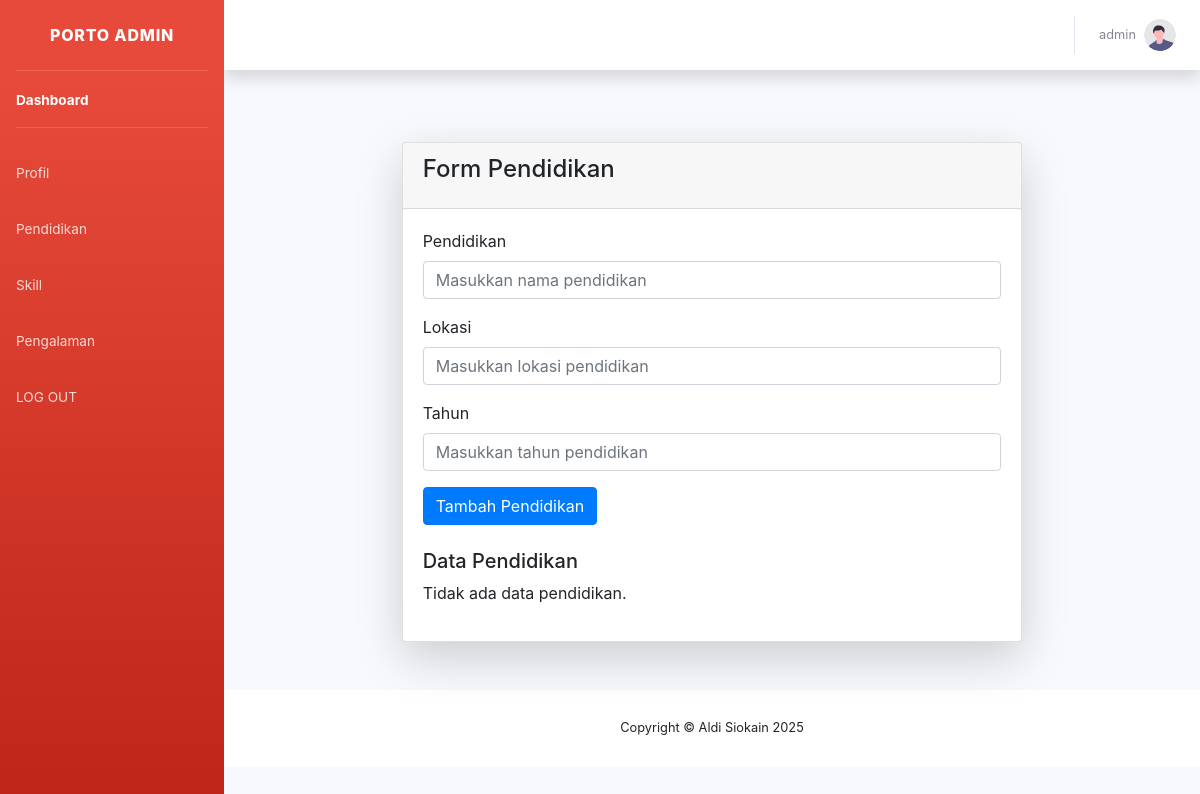
The app's page /pendidikan.php (signed in), older data.
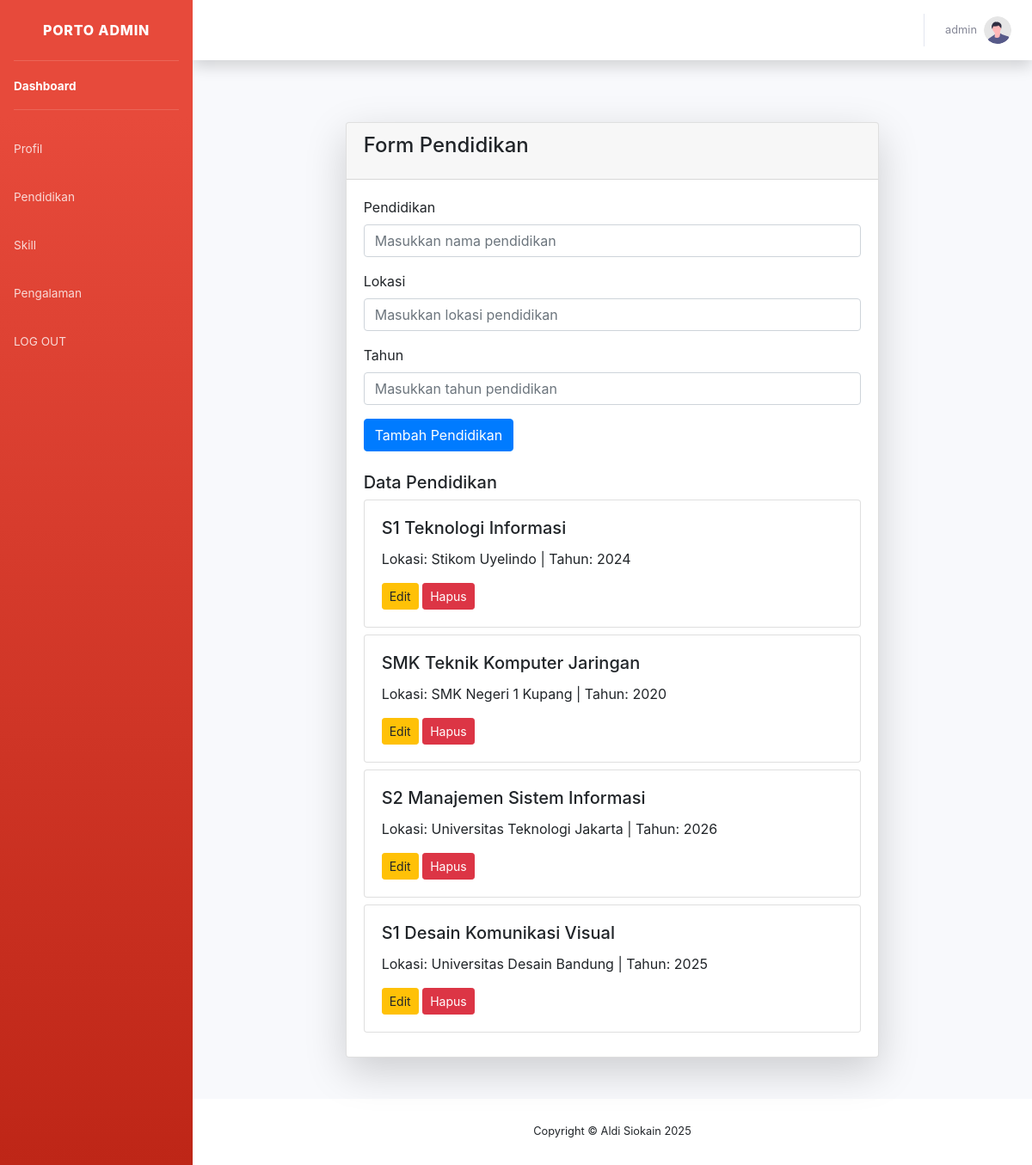
The same page, newer data.
### tables this page shows
CREATE TABLE `user` (
  `id` int(10) NOT NULL,
  `username` varchar(15) NOT NULL,
  `password` varchar(15) NOT NULL
);

CREATE TABLE `pendidikan` (
  `id` int(11) NOT NULL,
  `pendidikan` varchar(50) NOT NULL,
  `lokasi` varchar(50) NOT NULL,
  `tahun` varchar(25) NOT NULL
);

### pendidikan.php (the view, shortened to what this page needs)
<?php
require './partials/header.php';
$sql = "SELECT * FROM pendidikan";
$result = $conn->query($sql);
$pendidikanList = [];
if ($result->num_rows > 0) {
    while ($row = $result->fetch_assoc()) {
        $pendidikanList[] = $row;
    }
}
?>
<!DOCTYPE html>
<html lang="en">
<head>
    <link href="https://stackpath.bootstrapcdn.com/bootstrap/4.5.0/css/bootstrap.min.css" rel="stylesheet">
</head>
<body>
    <div class="container">
        <div class="row justify-content-center">
            <div class="col-lg-8">
                <div class="card shadow-lg my-5">
                    <div class="card-header">
                        <h4 class="card-title">Form Pendidikan</h4>
                    </div>
                    <div class="card-body">
                        <form action="./controllers/pendidikanController.php?action=add" method="POST">
                            <div class="form-group">
                                <label for="education">Pendidikan</label>
                                <input type="text" class="form-control" id="education" name="pendidikan" placeholder="Masukkan nama pendidikan" required>
                            </div>
                            <div class="form-group">
                                <label for="location">Lokasi</label>
                                <input type="text" class="form-control" id="location" name="lokasi" placeholder="Masukkan lokasi pendidikan" required>
                            </div>
                            <div class="form-group">
                                <label for="year">Tahun</label>
                                <input type="text" class="form-control" id="year" name="tahun" placeholder="Masukkan tahun pendidikan" required>
                            </div>
                            <button type="submit" name="submit" class="btn btn-primary">Tambah Pendidikan</button>
                        </form>
                        <div class="mt-4">
                            <h5>Data Pendidikan</h5>
                            <?php if (!empty($pendidikanList)): ?>
                                <?php foreach ($pendidikanList as $pendidikan): ?>
                                    <div class="card mb-2">
                                        <div class="card-body">
                                            <h5 class="card-title"><?= htmlspecialchars($pendidikan['pendidikan']); ?></h5>
                                            <p class="card-text">Lokasi: <?= htmlspecialchars($pendidikan['lokasi']); ?> | Tahun: <?= htmlspecialchars($pendidikan['tahun']); ?></p>
                                            <button class="btn btn-warning btn-sm" data-toggle="modal" data-target="#editModal" data-id="<?= $pendidikan['id']; ?>" data-education="<?= htmlspecialchars($pendidikan['pendidikan']); ?>" data-location="<?= htmlspecialchars($pendidikan['lokasi']); ?>" data-year="<?= htmlspecialchars($pendidikan['tahun']); ?>">Edit</button>
                                            <a href="./controllers/pendidikanController.php?action=delete&id=<?= $pendidikan['id']; ?>" class="btn btn-danger btn-sm">Hapus</a>
                                        </div>
                                    </div>
                                <?php endforeach; ?>
                            <?php else: ?>
                                <p>Tidak ada data pendidikan.</p>
                            <?php endif; ?>
                        </div>
                    </div>
                </div>
            </div>
        </div>
    </div>
</body>
</html>
<?php require './partials/footer.php'; ?>

### partials/header.php (shortened to what this page needs)
<?php
$conn = OpenCon();
if (isset($_SESSION['user-id'])) {
    $id = $_SESSION['user-id'];
    $query = "SELECT * FROM user WHERE id = '$id'";
    $result = $conn->query($query);
    $user = mysqli_fetch_assoc($result);
} else {
    header('Location: login.php');
    exit;
}
?>
<!DOCTYPE html>
<html lang="en">
<head>
    <link href="vendor/fontawesome-free/css/all.min.css" rel="stylesheet" type="text/css">
    <link href="css/sb-admin-2.min.css" rel="stylesheet">
</head>
<body id="page-top">
    <div id="wrapper">
        <ul class="navbar-nav bg-gradient-danger sidebar sidebar-dark accordion" id="accordionSidebar">
            <a class="sidebar-brand d-flex align-items-center justify-content-center" href="dashboard.php">
                <div class="sidebar-brand-text mx-3">Porto Admin</div>
            </a>
            <hr class="sidebar-divider my-0">
            <li class="nav-item active">
                <a class="nav-link" href="dashboard.php">
                    <span>Dashboard</span></a>
            </li>
            <hr class="sidebar-divider">
            <li class="nav-item">
                <a class="nav-link collapsed" href="profil.php" aria-expanded="true" aria-controls="collapseTwo">
                    <span>Profil</span>
                </a>
            </li>
            <li class="nav-item">
                <a class="nav-link collapsed" href="pendidikan.php" aria-expanded="true" aria-controls="collapseTwo">
                    <span>Pendidikan</span>
                </a>
            </li>
            <li class="nav-item">
                <a class="nav-link collapsed" href="skill.php" aria-expanded="true" aria-controls="collapseTwo">
                    <span>Skill</span>
                </a>
            </li>
            <li class="nav-item">
                <a class="nav-link collapsed" href="pengalaman.php" aria-expanded="true" aria-controls="collapseTwo">
                    <span>Pengalaman</span>
                </a>
            </li>
            <li class="nav-item">
                <a class="nav-link collapsed" href="pengalaman.php" aria-expanded="true" aria-controls="collapseTwo">
                    <span>LOG OUT</span>
                </a>
            </li>
        </ul>
        <div id="content-wrapper" class="d-flex flex-column">
            <div id="content">
                <nav class="navbar navbar-expand navbar-light bg-white topbar mb-4 static-top shadow">
                    <ul class="navbar-nav ml-auto">
                        <li class="nav-item dropdown no-arrow">
                            <a class="nav-link dropdown-toggle" href="#" id="userDropdown" role="button"
                                data-toggle="dropdown" aria-haspopup="true" aria-expanded="false">
                                <span class="mr-2 d-none d-lg-inline text-gray-600 small"><?= $user['username']; ?></span>
                                <img class="img-profile rounded-circle"
                                    src="img/undraw_profile.svg">
                            </a>
                        </li>
                    </ul>
                </nav>

### partials/footer.php (shortened to what this page needs)
<footer class="sticky-footer bg-white">
    <div class="container my-auto">
        <div class="copyright text-center my-auto">
            <span>Copyright &copy; Aldi Siokain 2025</span>
        </div>
    </div>
</footer>
</div>
</div>
</body>
</html>

Row changes from the older to the newer data that the page shows:
added pendidikan: pendidikan "S1 Teknologi Informasi", lokasi "Stikom Uyelindo", tahun "2024"
added pendidikan: pendidikan "SMK Teknik Komputer Jaringan", lokasi "SMK Negeri 1 Kupang", tahun "2020"
added pendidikan: pendidikan "S2 Manajemen Sistem Informasi", lokasi "Universitas Teknologi Jakarta", tahun "2026"
added pendidikan: pendidikan "S1 Desain Komunikasi Visual", lokasi "Universitas Desain Bandung", tahun "2025"
Text that changed along with them:
text no longer shown: "Tidak ada data pendidikan."
